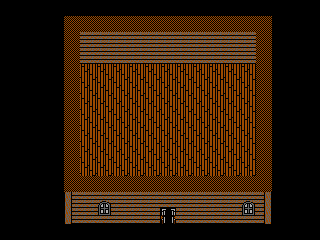

The image is a tile-based game level rendered from a .tmx file. Its description and source (layers, tilesets, objects; grid data summarised) follow:
An orthogonal 20x15 tile map with 16x16 px tiles, 5 tile layers (Copy of Floor, Floor, Walls, Top Walls, ...) and 3 objects (NPC, exit, entrance).

<map version="1.0" orientation="orthogonal" renderorder="right-down" width="20" height="15" tilewidth="16" tileheight="16" nextobjectid="19">
 <tileset firstgid="1" name="tiles_zelda" tilewidth="16" tileheight="16" tilecount="1000" columns="40">
  <image source="../images/tiles/Inner.png" width="640" height="400" />
 </tileset>
 <objectgroup name="Objects">
  <object id="9" name="npc" type="NPC" x="160" y="112" width="16" height="16">
   <properties>
    <property name="facing" type="int" value="1" />
    <property name="lineNum" type="int" value="11" />
    <property name="name" value="npc" />
    <property name="species" type="int" value="2" />
   </properties>
  </object>
  <object id="16" name="0" type="exit" x="160" y="208" width="16" height="16">
   <properties>
    <property name="nextlevel" value="frogpond.tmx" />
    <property name="nextlevelentrance" type="int" value="3" />
   </properties>
  </object>
  <object id="8" name="0" type="entrance" x="160" y="208" width="16" height="16">
   <properties>
    <property name="playerfacing" value="N" />
   </properties>
  </object>
 </objectgroup>
 <layer name="Copy of Floor" width="20" height="15">
  <properties>
   <property name="edgeExitNextEntID" type="int" value="0" />
   <property name="edgeExitNextMapName" value="worldmap.tmx" />
   <property name="tileset" value="tiles_zelda" />
  </properties>
  <data>[300 cells, 162 non-empty, 2 distinct tile ids]</data>
 </layer>
 <layer name="Floor" width="20" height="15">
  <properties>
   <property name="edgeExitNextEntID" type="int" value="0" />
   <property name="edgeExitNextMapName" value="worldmap.tmx" />
   <property name="tileset" value="tiles_zelda" />
  </properties>
  <data>[300 cells, 1 non-empty, 1 distinct tile ids]</data>
 </layer>
 <layer name="Walls" width="20" height="15">
  <properties>
   <property name="collidable" value="true" />
   <property name="tileset" value="tiles_zelda" />
  </properties>
  <data>[300 cells, 90 non-empty, 10 distinct tile ids]</data>
 </layer>
 <layer name="Top Walls" width="20" height="15">
  <properties>
   <property name="tileset" value="tiles_zelda" />
  </properties>
  <data>[300 cells, 0 non-empty, 0 distinct tile ids]</data>
 </layer>
 <layer name="Overhead" width="20" height="15">
  <properties>
   <property name="overhead" value="true" />
   <property name="tileset" value="tiles_zelda" />
  </properties>
  <data>[300 cells, 2 non-empty, 2 distinct tile ids]</data>
 </layer>
</map>
